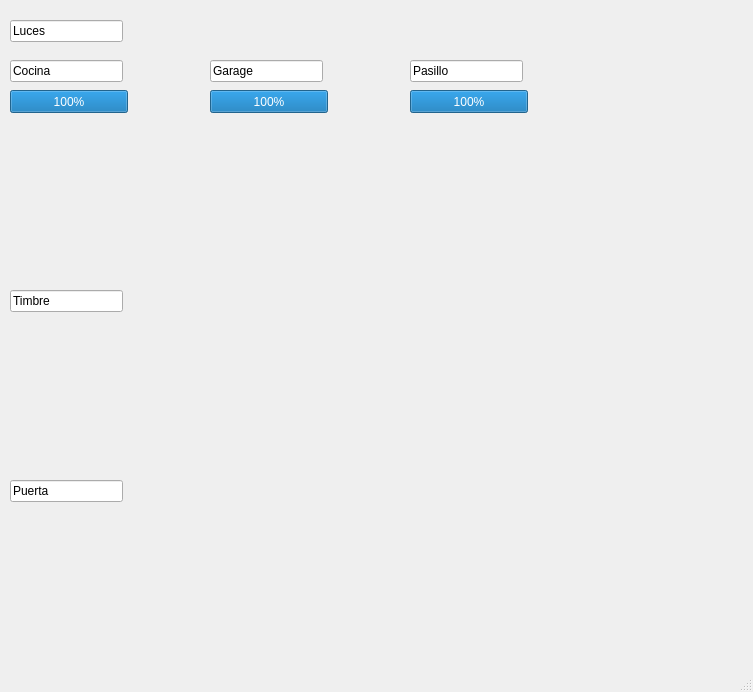
<?xml version="1.0" encoding="UTF-8"?>
<ui version="4.0">
 <class>MainWindow</class>
 <widget class="QMainWindow" name="MainWindow">
  <property name="geometry">
   <rect>
    <x>0</x>
    <y>0</y>
    <width>753</width>
    <height>692</height>
   </rect>
  </property>
  <property name="windowTitle">
   <string>MainWindow</string>
  </property>
  <widget class="QWidget" name="centralwidget">
   <widget class="QProgressBar" name="pgb_cocina">
    <property name="geometry">
     <rect>
      <x>10</x>
      <y>90</y>
      <width>118</width>
      <height>23</height>
     </rect>
    </property>
    <property name="value">
     <number>100</number>
    </property>
   </widget>
   <widget class="QProgressBar" name="pgb_garage">
    <property name="geometry">
     <rect>
      <x>210</x>
      <y>90</y>
      <width>118</width>
      <height>23</height>
     </rect>
    </property>
    <property name="value">
     <number>100</number>
    </property>
   </widget>
   <widget class="QProgressBar" name="pgb_pasillo">
    <property name="geometry">
     <rect>
      <x>410</x>
      <y>90</y>
      <width>118</width>
      <height>23</height>
     </rect>
    </property>
    <property name="value">
     <number>100</number>
    </property>
   </widget>
   <widget class="QLineEdit" name="LE_Cocina">
    <property name="geometry">
     <rect>
      <x>10</x>
      <y>60</y>
      <width>113</width>
      <height>22</height>
     </rect>
    </property>
    <property name="text">
     <string>Cocina</string>
    </property>
   </widget>
   <widget class="QLineEdit" name="LE_Garage">
    <property name="geometry">
     <rect>
      <x>210</x>
      <y>60</y>
      <width>113</width>
      <height>22</height>
     </rect>
    </property>
    <property name="text">
     <string>Garage</string>
    </property>
   </widget>
   <widget class="QLineEdit" name="LE_Pasillo">
    <property name="geometry">
     <rect>
      <x>410</x>
      <y>60</y>
      <width>113</width>
      <height>22</height>
     </rect>
    </property>
    <property name="text">
     <string>Pasillo</string>
    </property>
   </widget>
   <widget class="QLineEdit" name="LE_Luces">
    <property name="geometry">
     <rect>
      <x>10</x>
      <y>20</y>
      <width>113</width>
      <height>22</height>
     </rect>
    </property>
    <property name="text">
     <string>Luces</string>
    </property>
   </widget>
   <widget class="QLabel" name="label">
    <property name="geometry">
     <rect>
      <x>10</x>
      <y>120</y>
      <width>171</width>
      <height>151</height>
     </rect>
    </property>
    <property name="text">
     <string/>
    </property>
    <property name="pixmap">
     <pixmap>assets/cocina.png</pixmap>
    </property>
    <property name="scaledContents">
     <bool>true</bool>
    </property>
   </widget>
   <widget class="QLabel" name="label_2">
    <property name="geometry">
     <rect>
      <x>210</x>
      <y>120</y>
      <width>161</width>
      <height>151</height>
     </rect>
    </property>
    <property name="text">
     <string/>
    </property>
    <property name="pixmap">
     <pixmap>assets/garage.png</pixmap>
    </property>
    <property name="scaledContents">
     <bool>true</bool>
    </property>
   </widget>
   <widget class="QLabel" name="label_3">
    <property name="geometry">
     <rect>
      <x>410</x>
      <y>120</y>
      <width>171</width>
      <height>151</height>
     </rect>
    </property>
    <property name="text">
     <string/>
    </property>
    <property name="pixmap">
     <pixmap>assets/pasillo.png</pixmap>
    </property>
    <property name="scaledContents">
     <bool>true</bool>
    </property>
   </widget>
   <widget class="QLineEdit" name="lineEdit">
    <property name="geometry">
     <rect>
      <x>10</x>
      <y>290</y>
      <width>113</width>
      <height>22</height>
     </rect>
    </property>
    <property name="text">
     <string>Timbre</string>
    </property>
   </widget>
   <widget class="QLabel" name="imgTimbre">
    <property name="geometry">
     <rect>
      <x>10</x>
      <y>320</y>
      <width>161</width>
      <height>151</height>
     </rect>
    </property>
    <property name="text">
     <string/>
    </property>
    <property name="pixmap">
     <pixmap>assets/cochera.jpg</pixmap>
    </property>
    <property name="scaledContents">
     <bool>true</bool>
    </property>
   </widget>
   <widget class="QLineEdit" name="lineEdit_2">
    <property name="geometry">
     <rect>
      <x>10</x>
      <y>480</y>
      <width>113</width>
      <height>22</height>
     </rect>
    </property>
    <property name="text">
     <string>Puerta</string>
    </property>
   </widget>
   <widget class="QLabel" name="imgPuerta">
    <property name="geometry">
     <rect>
      <x>10</x>
      <y>510</y>
      <width>161</width>
      <height>151</height>
     </rect>
    </property>
    <property name="text">
     <string/>
    </property>
    <property name="pixmap">
     <pixmap>assets/cochera.jpg</pixmap>
    </property>
    <property name="scaledContents">
     <bool>true</bool>
    </property>
   </widget>
  </widget>
  <widget class="QStatusBar" name="statusbar"/>
 </widget>
 <resources/>
 <connections/>
</ui>
